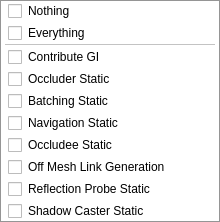
<?xml version="1.0" encoding="UTF-8"?>
<ui version="4.0">
 <class>StaticFlagsMenuForm</class>
 <widget class="QMenu" name="StaticFlagsMenuForm">
  <property name="title"><string>Static</string></property>
  <property name="toolTipsVisible"><bool>true</bool></property>
  <addaction name="nothingAction"/>
  <addaction name="everythingAction"/>
  <addaction name="separator"/>
  <addaction name="contributeGIAction"/>
  <addaction name="occluderAction"/>
  <addaction name="batchingAction"/>
  <addaction name="navigationAction"/>
  <addaction name="occludeeAction"/>
  <addaction name="offMeshLinkAction"/>
  <addaction name="reflectionAction"/>
  <addaction name="shadowCasterAction"/>
  <action name="nothingAction"><property name="checkable"><bool>true</bool></property><property name="text"><string>Nothing</string></property></action>
  <action name="everythingAction"><property name="checkable"><bool>true</bool></property><property name="text"><string>Everything</string></property></action>
  <action name="contributeGIAction"><property name="checkable"><bool>true</bool></property><property name="text"><string>Contribute GI</string></property></action>
  <action name="occluderAction"><property name="checkable"><bool>true</bool></property><property name="text"><string>Occluder Static</string></property></action>
  <action name="batchingAction"><property name="checkable"><bool>true</bool></property><property name="text"><string>Batching Static</string></property></action>
  <action name="navigationAction"><property name="checkable"><bool>true</bool></property><property name="text"><string>Navigation Static</string></property></action>
  <action name="occludeeAction"><property name="checkable"><bool>true</bool></property><property name="text"><string>Occludee Static</string></property></action>
  <action name="offMeshLinkAction"><property name="checkable"><bool>true</bool></property><property name="text"><string>Off Mesh Link Generation</string></property></action>
  <action name="reflectionAction"><property name="checkable"><bool>true</bool></property><property name="text"><string>Reflection Probe Static</string></property></action>
  <action name="shadowCasterAction"><property name="checkable"><bool>true</bool></property><property name="text"><string>Shadow Caster Static</string></property></action>
 </widget>
 <resources/><connections/>
</ui>
